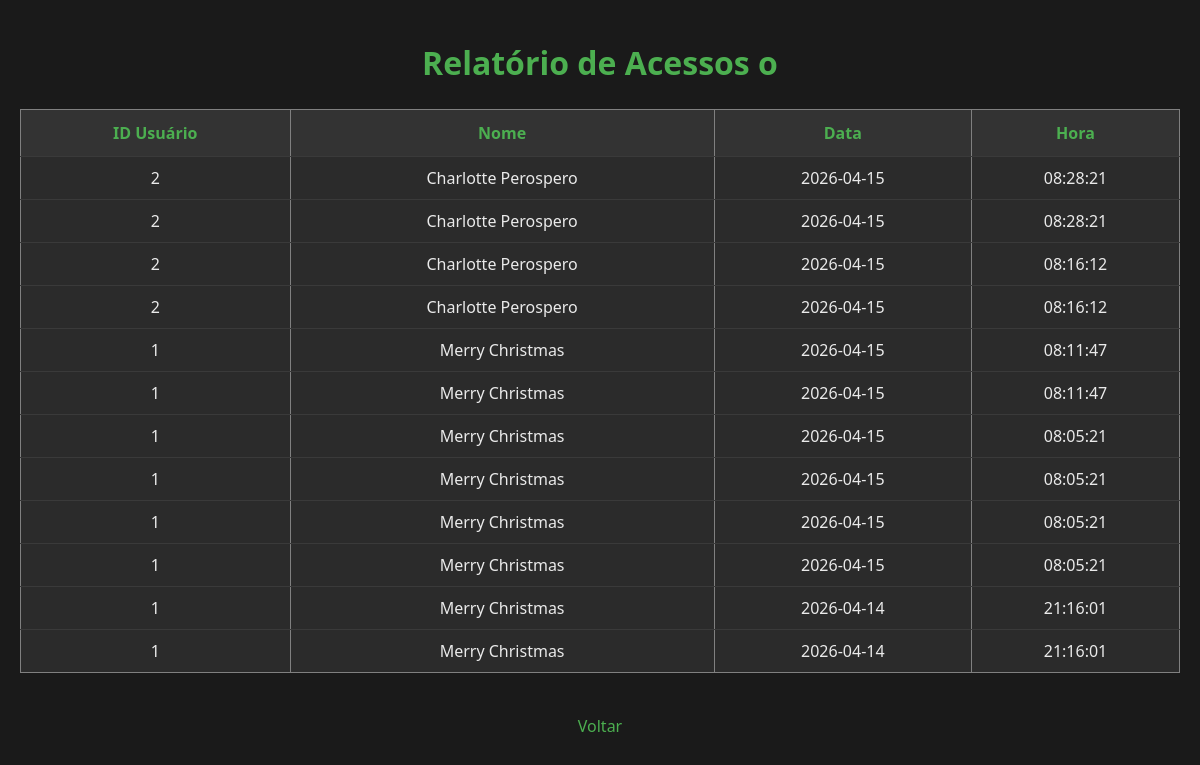
Page /relatorio (signed in) on the earlier database version.
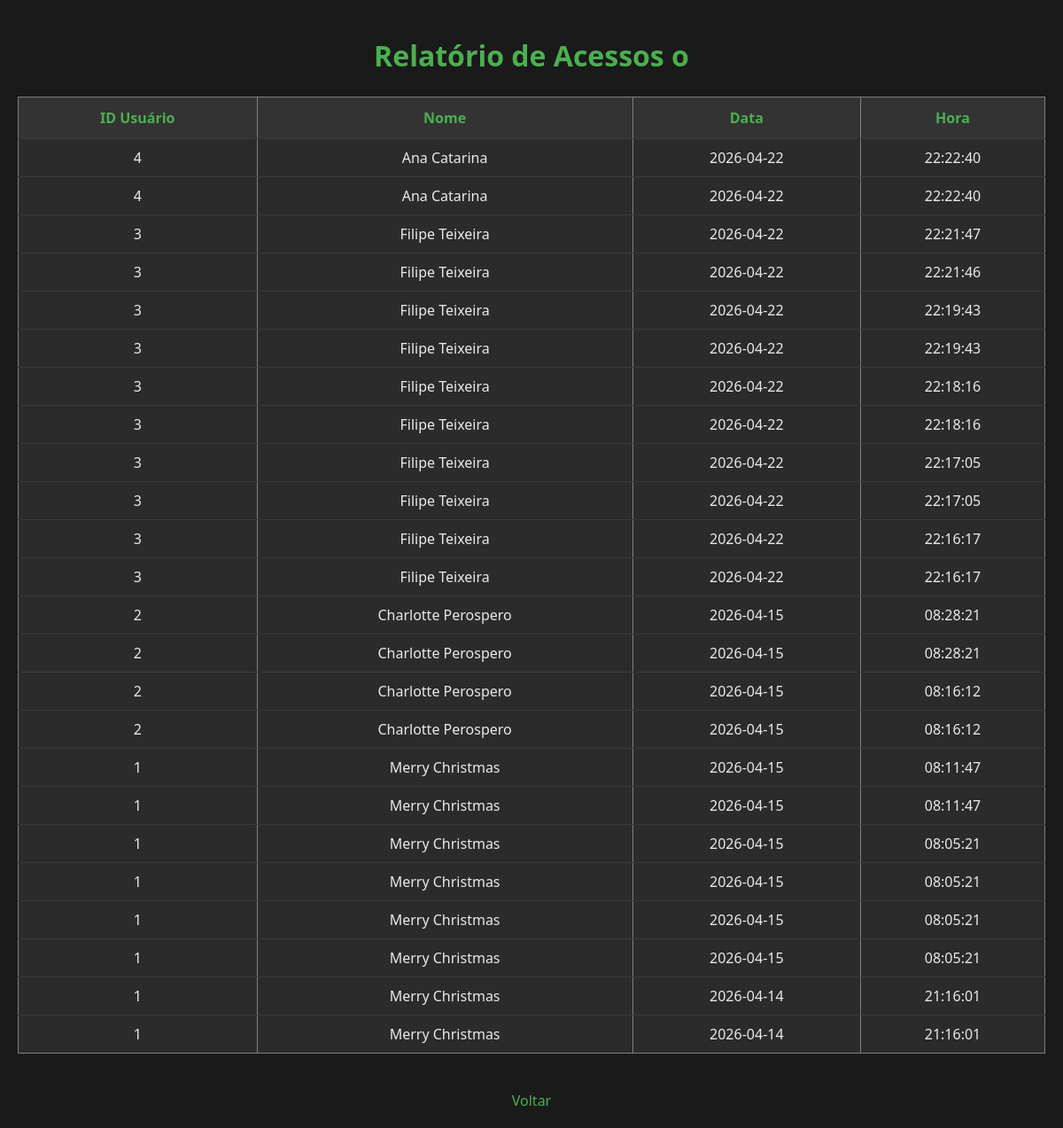
Same page on the later database version.
### tables this page shows
CREATE TABLE relatorio (
    id INTEGER PRIMARY KEY AUTOINCREMENT,
    usuario_id INTEGER NOT NULL,
    nome_usuario TEXT NOT NULL,
    data DATE DEFAULT (DATE('now','localtime')),
    hora TIME DEFAULT (TIME('now','localtime')),
    FOREIGN KEY(usuario_id) REFERENCES usuario(id)
);

### app.py (the view)
@app.route('/relatorio')
def relatorio():
    if 'usuario_id' not in session:
        return redirect('/')
    dados = listar_relatorios()
    return render_template('relatorio.html', relatorios=dados)

### database.py (called while the page is built)
def conectar():
    conn = sqlite3.connect(DB_NAME)
    conn.row_factory = sqlite3.Row
    return conn

### models.py (called while the page is built)
def listar_relatorios():
    conn = conectar()
    cursor = conn.cursor()
    cursor.execute("SELECT * FROM relatorio ORDER BY id DESC")
    dados = cursor.fetchall()
    conn.close()
    return dados

### templates/relatorio.html (shortened to what this page needs)
<!doctype html>
<html lang="pt-BR">
  <head>
    <link rel="stylesheet" href="{{ url_for('static', filename='css/listausersstyle.css') }}">
  </head>
  <body>
    <h1>Relatório de Acessos o</h1>
    <table border="1">
      <tr>
        <th>ID Usuário</th>
        <th>Nome</th>
        <th>Data</th>
        <th>Hora</th>
      </tr>
      {% for r in relatorios %}
      <tr>
        <td>{{ r.usuario_id }}</td>
        <td>{{ r.nome_usuario }}</td>
        <td>{{ r.data }}</td>
        <td>{{ r.hora }}</td>
      </tr>
      {% endfor %}
    </table>
    <br>
    <a href="/menuusuarios">Voltar</a>
  </body>
</html>

### static/css/listausersstyle.css (style rules this page uses)
body { margin: 0; padding: 20px; font-family: 'Segoe UI', Tahoma, Geneva, Verdana, sans-serif; background: #1a1a1a; color: #eaeaea; }
h1 { text-align: center; color: #4caf50; margin-bottom: 25px; }
table { width: 100%; border-collapse: collapse; background: #2b2b2b; }
th { background: #333; color: #4caf50; padding: 12px; }
td { padding: 10px; text-align: center; border-top: 1px solid #3a3a3a; }
a { display: block; margin-top: 20px; text-align: center; color: #4caf50; text-decoration: none; }

Differences in the rows shown:
added relatorio: usuario_id "4", nome_usuario "Ana Catarina", data "2026-04-22", hora "22:22:40"
added relatorio: usuario_id "4", nome_usuario "Ana Catarina", data "2026-04-22", hora "22:22:40"
added relatorio: usuario_id "3", nome_usuario "Filipe Teixeira", data "2026-04-22", hora "22:21:47"
added relatorio: usuario_id "3", nome_usuario "Filipe Teixeira", data "2026-04-22", hora "22:21:46"
added relatorio: usuario_id "3", nome_usuario "Filipe Teixeira", data "2026-04-22", hora "22:19:43"
added relatorio: usuario_id "3", nome_usuario "Filipe Teixeira", data "2026-04-22", hora "22:19:43"
added relatorio: usuario_id "3", nome_usuario "Filipe Teixeira", data "2026-04-22", hora "22:18:16"
added relatorio: usuario_id "3", nome_usuario "Filipe Teixeira", data "2026-04-22", hora "22:18:16"
added relatorio: usuario_id "3", nome_usuario "Filipe Teixeira", data "2026-04-22", hora "22:17:05"
added relatorio: usuario_id "3", nome_usuario "Filipe Teixeira", data "2026-04-22", hora "22:17:05"
added relatorio: usuario_id "3", nome_usuario "Filipe Teixeira", data "2026-04-22", hora "22:16:17"
added relatorio: usuario_id "3", nome_usuario "Filipe Teixeira", data "2026-04-22", hora "22:16:17"
